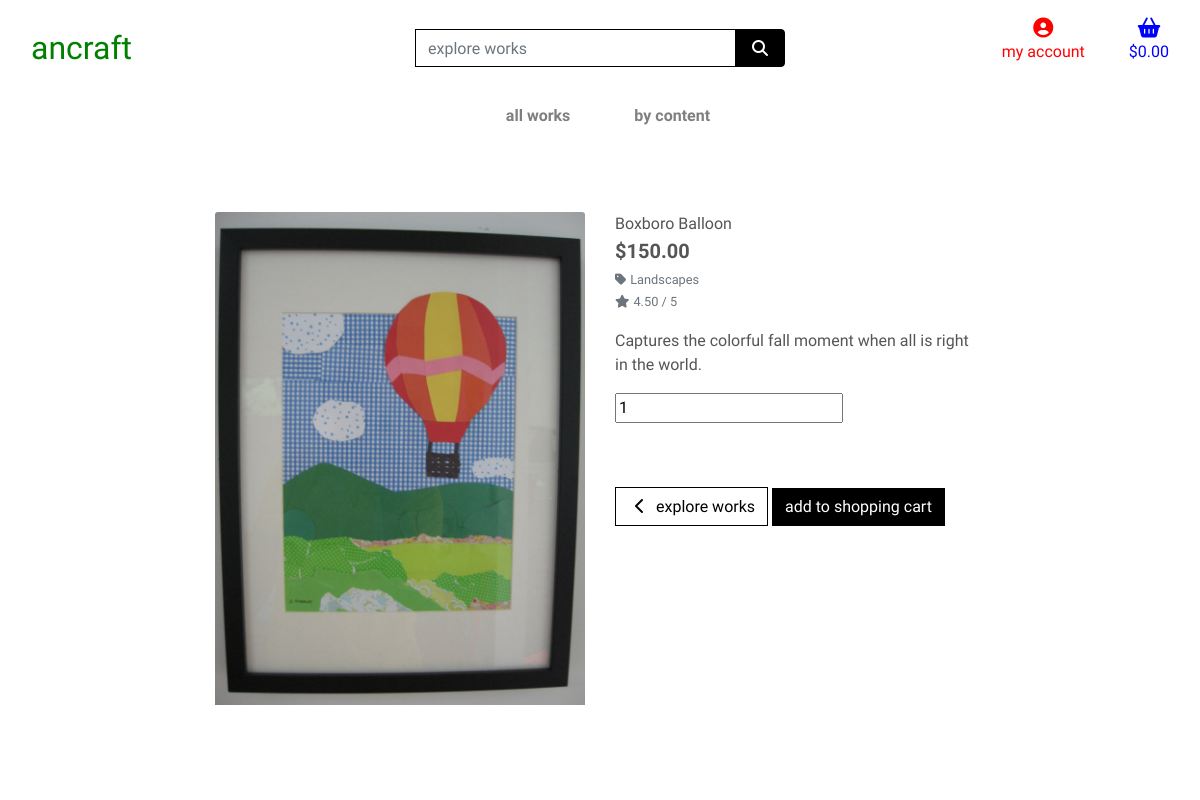
Before: /works/1 with the older database file.
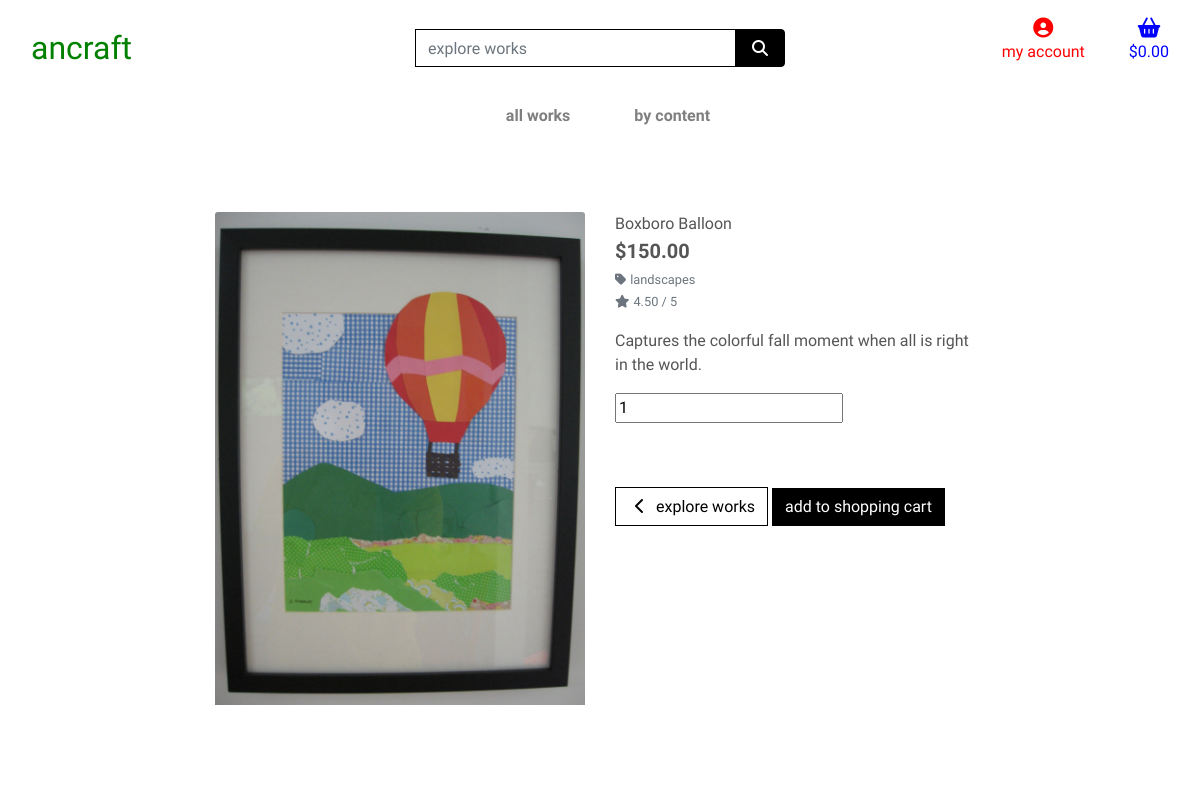
After: the same page with the newer database file.
### works/models.py (models this page shows, shortened)
class Work(models.Model):
    class Meta:
        verbose_name_plural = 'Works'
    content = models.ForeignKey('Content', null=True, blank=True,
                                 on_delete=models.SET_NULL)
    name = models.CharField(max_length=254)
    description = models.TextField()
    price = models.DecimalField(max_digits=6, decimal_places=2)
    rating = models.DecimalField(max_digits=6, decimal_places=2, null=True,
                                 blank=True)
    image = models.ImageField(null=True, blank=True)

class Content(models.Model):
    class Meta:
        verbose_name_plural = 'Contents'
    name = models.CharField(max_length=254)

### works/views.py (the view)
# urls.py: path('<work_id>', views.work_item, name='work_item'),
def work_item(request, work_id):
    work = get_object_or_404(Work, pk=work_id)
    context = {
        'work': work,
    }
    return render(request, 'works/work_item.html', context)

### cart/contexts.py (called while the page is built, shortened)
def cart_sum(request):
    cart_items = []
    total = 0
    work_count = 0
    cart = request.session.get('cart', {})
    delivery = total * Decimal(settings.STANDARD_DELIVERY_PERCENTAGE / 100)
    grand_total = delivery + total
    context = {
        'cart_items': cart_items,
        'total': total,
        'work_count': work_count,
        'delivery': delivery,
        'grand_total': grand_total,
    }
    return context

### works/templates/works/work_item.html (shortened to what this page needs)
{% extends "base.html" %}
{% load static %}
{% block page_header %}
    <div class="container header-container">
    </div>
{% endblock %}
{% block content %}
    <div class="overlay"></div>
    <div class="container-fluid">
        <div class="row">
            <div class="col-12 col-md-6 col-lg-4 offset-lg-2">
                <div class="image-container my-5">
                    {% if work.image %}
                        <a href="{{ work.image.url }}" target="_blank">
                            <img class="card-img-top img-fluid" src="{{ work.image.url }}" alt="{{ work.name }}">
                        </a>
                        {% else %}
                        <a href="">
                            <img class="card-img-top img-fluid" src="{{ MEDIA_URL }}noimage.png" alt="{{ work.name }}">
                        </a>
                    {% endif %}
                </div>
            </div>
            <div class="col-12 col-md-6 col-lg-4">
                <div class="work-item-container mb-5 mt-md-5">
                    <p class="mb-0">{{ work.name }}</p>
                    <p class="lead mb-0 text-left font-weight-bold">${{ work.price }}</p>
                    {% if work.content %}
                    <p class="small mt-1 mb-0">
                        <a class="text-muted" href="{% url 'works' %}?content={{ work.content.name }}">
                            <i class="fas fa-tag mr-1"></i>{{ work.content.name }}
                        </a>
                    </p>
                    {% endif %}
                    {% if work.rating %}
                        <small class="text-muted"><i class="fas fa-star mr-1"></i>{{ work.rating }} / 5</small>
                    {% else %}
                        <small class="text-muted">No Rating</small>
                    {% endif %}
                    <p class="mt-3">{{ work.description }}</p>
                    <form class="form" action="{% url 'add_to_cart' work.id %}" method="POST">
                        <div class="form-row">
                            <div class="col-12">
                                <div class="form-group w-50">
                                    <div>
                                        <input type="number" name="quantity" value="1" data-item_id="{{ work.id }}" id="id_qty_{{ work.id }}">
                                    </div>
                                </div>
                            </div>
                            <div class="col-12">
                                <a href="{% url 'works' %}" class="btn btn-outline-black rounded-0 mt-5">
                                    <span class="icon">
                                        <i class="fas fa-chevron-left"></i>
                                    </span>
                                    <span class="text">explore works</span>
                                </a>
                                <input type="submit" class="btn btn-black rounded-0 text mt-5" value="add to shopping cart" data-item_id="{{ work.id }}" id="id_qty_{{ work.id }}">
                            </div>
                        </div>
                    </form>
                </div>
            </div>
        </div>
    </div>
{% endblock %}

Changed rows visible on the page:
changed through a linked row, Work "Boxboro Balloon": content.name "Landscapes" → "landscapes"
